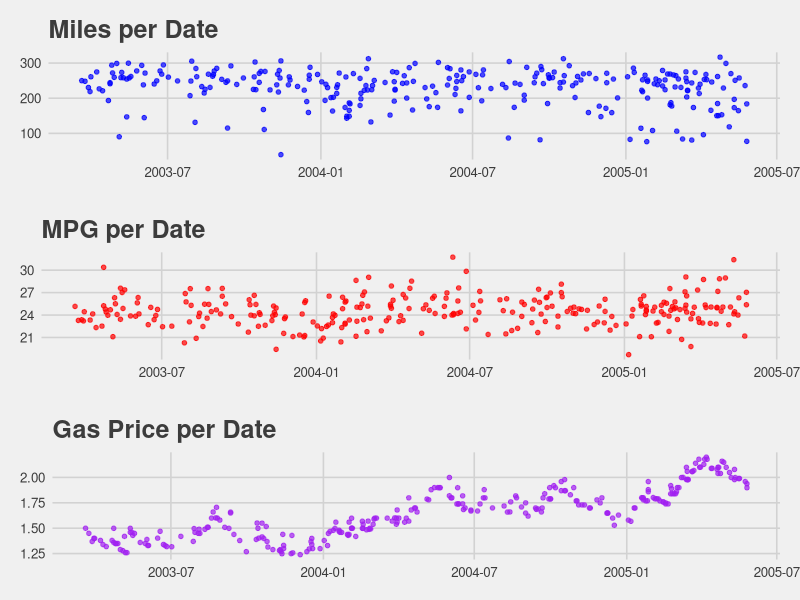
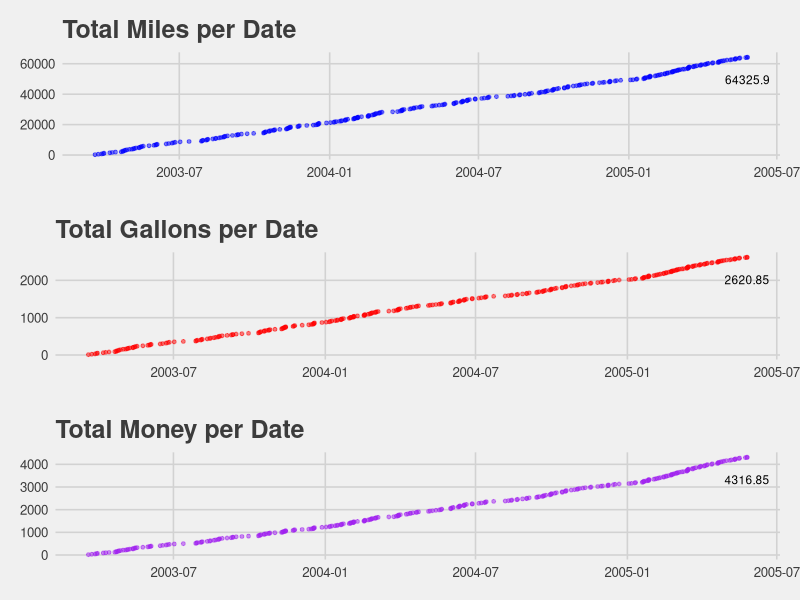
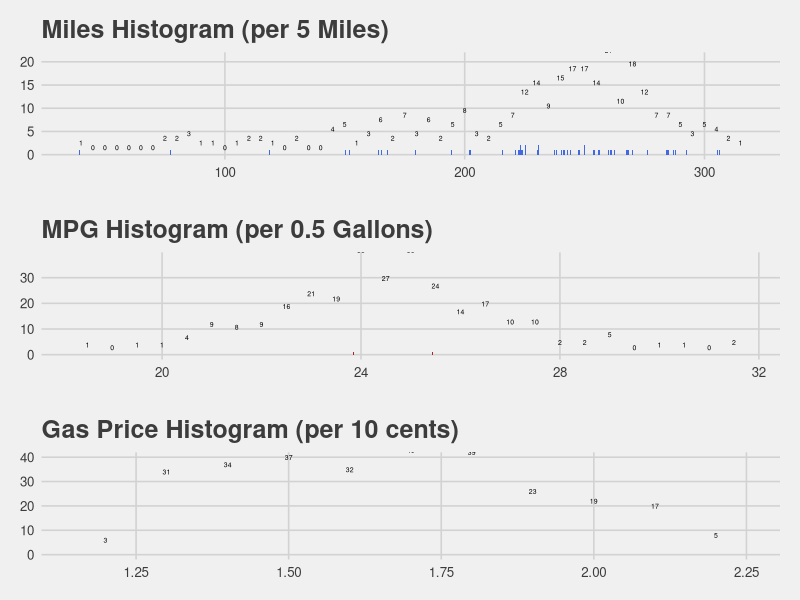
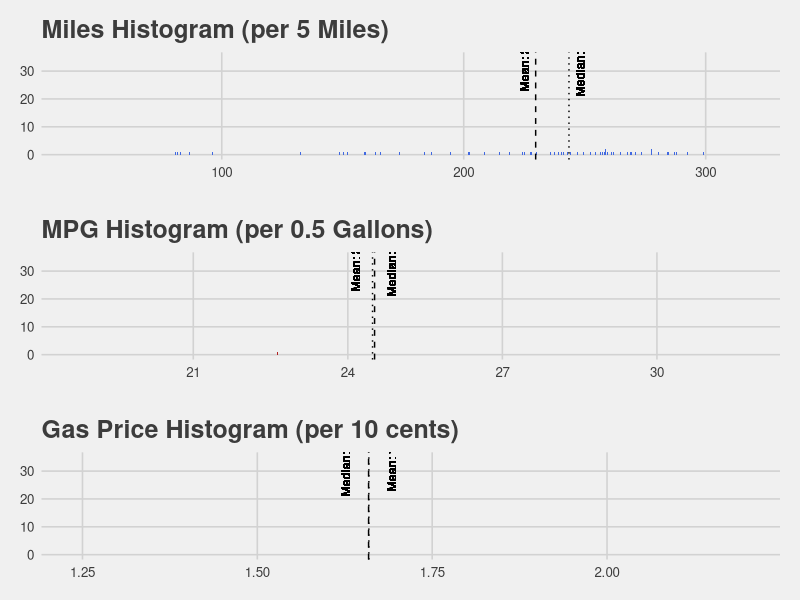

Here is the R script that generated these plots, in order:
library(ggplot2)
library(ggthemes)
library(grid)
library(gridExtra)

car_data <- read.csv('honda_crv.csv', header=TRUE)
car_data$Date <- as.Date(car_data$Date, '%m-%d-%y')

miles_v_date <- ggplot(data=car_data, aes(x=Date, y=Miles)) + geom_point(color="blue", size=1.25, alpha=0.7) + scale_x_date()
mpg_v_date <- ggplot(data=car_data, aes(x=Date, y=Miles/Gallons)) + geom_point(color="red", size=1.25, alpha=0.7) + scale_x_date()
price_v_date <- ggplot(data=car_data, aes(x=Date, y=Money/Gallons)) + geom_point(color="purple", size=1.25, alpha=0.7) + scale_x_date()

miles_v_date <- miles_v_date + labs(title = "Miles per Date", y = "Miles", x = "Date") + theme_fivethirtyeight()
mpg_v_date <- mpg_v_date + labs(title = "MPG per Date", y = "Miles per Gallon", x = "Date") + theme_fivethirtyeight()
price_v_date <- price_v_date + labs(title = "Gas Price per Date", y = "Dollars per Gallon", x = "Date") + theme_fivethirtyeight()

pdf("grid_plots.pdf", width=8, height=12)
grid.arrange(miles_v_date, mpg_v_date, price_v_date, nrow=3)# top="2003 Honda CRV")
dev.off()

total_miles <- tail(cumsum(car_data$Miles), n=1)
total_gallons <- tail(cumsum(car_data$Gallons), n=1)
total_money <- tail(cumsum(car_data$Money), n=1)

total_miles_v_date <- ggplot(data=car_data, aes(x=Date, y=cumsum(Miles))) + geom_point(color="blue", size=1, alpha=0.5)
total_gallons_v_date <- ggplot(data=car_data, aes(x=Date, y=cumsum(Gallons))) + geom_point(color="red", size=1, alpha=0.5)
total_money_v_date <- ggplot(data=car_data, aes(x=Date, y=cumsum(Money))) + geom_point(color="purple", size=1, alpha=0.5)

total_miles_v_date <- total_miles_v_date + labs(title = "Total Miles per Date", y = "Miles", x = "Date") + theme_fivethirtyeight()
total_gallons_v_date <- total_gallons_v_date + labs(title = "Total Gallons per Date", y = "Gallons", x = "Date") + theme_fivethirtyeight()
total_money_v_date <- total_money_v_date + labs(title = "Total Money per Date", y = "Dollars", x = "Date") + theme_fivethirtyeight()

total_miles_v_date <- total_miles_v_date + geom_text(data=subset(car_data, cumsum(Miles) == total_miles), aes(label=total_miles, y=total_miles), size=3, vjust=3.0)
total_gallons_v_date <- total_gallons_v_date + geom_text(data=subset(car_data, cumsum(Gallons) == total_gallons), aes(label=total_gallons, y=total_gallons), size=3, vjust=3.0)
total_money_v_date <- total_money_v_date + geom_text(data=subset(car_data, cumsum(Money) == total_money), aes(label=total_money, y=total_money), size=3, vjust=3.0)

pdf("grid_plots_total.pdf", width=8, height=12)
grid.arrange(total_miles_v_date, total_gallons_v_date, total_money_v_date, nrow=3)# top="2003 Honda CRV")
dev.off()

miles_hist <- ggplot(data=car_data, aes(x=Miles)) + geom_bar(binwidth=5, fill="royalblue") +
              geom_text(stat="bin", binwidth=5, aes(label=..count..), position="dodge", vjust=-0.75, size=1.75)
mpg_hist <- ggplot(data=car_data, aes(x=Miles/Gallons)) + geom_bar(binwidth=0.5, fill="firebrick") +
            geom_text(stat="bin", binwidth=0.5, aes(label=..count..), position="dodge", vjust=-0.75, size=1.75)
price_hist <- ggplot(data=car_data, aes(x=Money/Gallons)) + geom_bar(binwidth=0.1, fill="purple") +
              geom_text(stat="bin", binwidth=0.1, aes(label=..count..), position="dodge", vjust=-0.75, size=1.75)

miles_hist <- miles_hist + labs(title = "Miles Histogram (per 5 Miles)", y = "Count (per 5 Miles)", x = "Miles") + theme_fivethirtyeight()
mpg_hist <- mpg_hist + labs(title = "MPG Histogram (per 0.5 Gallons)", y = "Count (per 0.5 Gallons)", x = "MPG") + theme_fivethirtyeight()
price_hist <- price_hist + labs(title = "Gas Price Histogram (per 10 cents)", y = "Count (per 10 cents)", x = "Price / Gallon") + theme_fivethirtyeight()

pdf("grid_hist.pdf", width=8, height=12)
grid.arrange(miles_hist, mpg_hist, price_hist, nrow=3)# top="2003 Honda CRV")
dev.off()

miles_hist_stat <- ggplot(data=car_data, aes(x=Miles)) + geom_bar(binwidth=5, fill="royalblue") +
                   geom_vline(aes(xintercept=mean(Miles)), linetype="dashed", size=0.5) +
                   geom_vline(aes(xintercept=median(Miles)), linetype="dotted", size=0.5) +
                   geom_text(aes(x=mean(Miles) - (mean(Miles) * 0.02), y=35,
                                 label=paste("Mean:", format(mean(Miles), digits=4)), sep=" "), size=3, angle=90) +
                   geom_text(aes(x=median(Miles) + (mean(Miles) * 0.02), y=35,
                                 label=paste("Median:", format(median(Miles), digits=4)), sep=" "), size=3, angle=90)

mpg_hist_stat <- ggplot(data=car_data, aes(x=Miles/Gallons)) + geom_bar(binwidth=0.5, fill="firebrick") +
                   geom_vline(aes(xintercept=mean(Miles/Gallons)), linetype="dashed", size=0.5) +
                   geom_vline(aes(xintercept=median(Miles/Gallons)), linetype="dotted", size=0.5) +
                   geom_text(aes(x=mean(Miles/Gallons) - (mean(Miles/Gallons) * 0.015), y=35,
                                 label=paste("Mean:", format(mean(Miles/Gallons), digits=4)), sep=" "), size=3, angle=90) +
                   geom_text(aes(x=median(Miles/Gallons) + (mean(Miles/Gallons) * 0.015), y=35,
                                 label=paste("Median:", format(median(Miles/Gallons), digits=4)), sep=" "), size=3, angle=90)

price_hist_stat <- ggplot(data=car_data, aes(x=Money/Gallons)) + geom_bar(binwidth=0.1, fill="purple") +
                   geom_vline(aes(xintercept=mean(Money/Gallons)), linetype="dashed", size=0.5) +
                   geom_vline(aes(xintercept=median(Money/Gallons)), linetype="dotted", size=0.5) +
                   geom_text(aes(x=mean(Money/Gallons) + (mean(Money/Gallons) * 0.02), y=35,
                                 label=paste("Mean:", format(mean(Money/Gallons), digits=4)), sep=" "), size=3, angle=90) +
                   geom_text(aes(x=median(Money/Gallons) - (mean(Money/Gallons) * 0.02), y=35,
                                 label=paste("Median:", format(median(Money/Gallons), digits=4)), sep=" "), size=3, angle=90)

miles_hist_stat <- miles_hist_stat + labs(title = "Miles Histogram (per 5 Miles)", y = "Count (per 5 Miles)", x = "Miles") + theme_fivethirtyeight()
mpg_hist_stat <- mpg_hist_stat + labs(title = "MPG Histogram (per 0.5 Gallons)", y = "Count (per 0.5 Gallons)", x = "MPG") + theme_fivethirtyeight()
price_hist_stat <- price_hist_stat + labs(title = "Gas Price Histogram (per 10 cents)", y = "Count (per 10 cents)", x = "Price / Gallon") + theme_fivethirtyeight()

pdf("grid_hist_stat.pdf", width=8, height=12)
grid.arrange(miles_hist_stat, mpg_hist_stat, price_hist_stat, nrow=3)# top="2003 Honda CRV")
dev.off()
